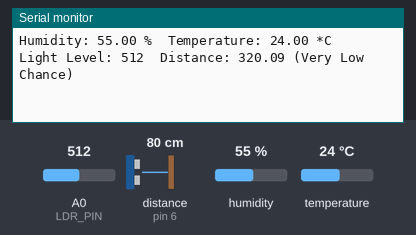
This sketch was run on a simulated Arduino Uno, built with avr-gcc and run on an emulated ATmega328P. Parts: the last lines printed to the serial monitor. Wiring (inferred from the names in the program): ultrasonic range finder: trigger pin 5; echo pin 6. The inputs (shaded band) are chosen by the test bench; at power-on: humidity 55 %, temperature 24 °C, A0 (LDR_PIN) = 512, distance to the obstacle (sensor on pin 6) 80 cm. The echo pulse lasts 58.3 µs per cm; WiFi joins after 1.5 s; servers stay silent unless stated.

Above: at 3.0 s.
3.1 s: humidity set to 69 %
At 4.4 s:
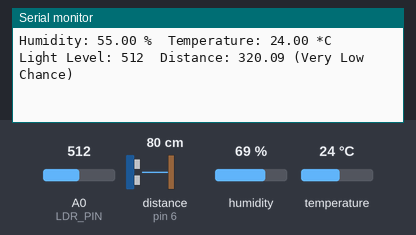
4.6 s: humidity set to 72 %
At 6.6 s:
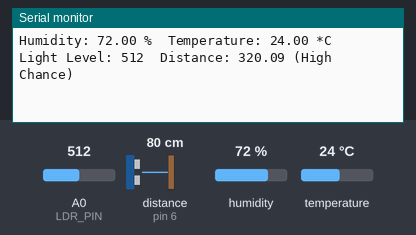
11.3 s: temperature set to 21 °C
At 12.6 s:
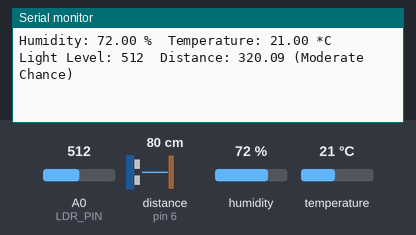
12.8 s: A0 (LDR_PIN) set to 490
At 14.2 s:
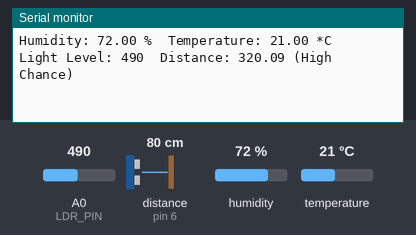
14.3 s: A0 (LDR_PIN) set to 515
At 15.6 s:
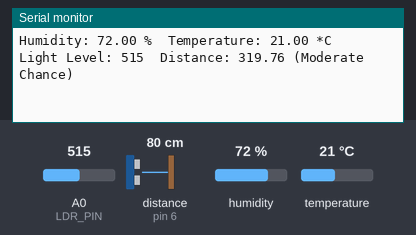

The sketch:

rain_prob.ino
```cpp
/*************************************************************
  Blynk Project: Smart Plant Monitoring
  Components: ESP8266, DHT11, Photoresistor, Distance Sensor
  Rain Probability Code has been adapted from https://github.com/voletibhaskar/Rain-Predictor-Arduino/blob/master/Algorithm
*************************************************************/

/* Fill-in information from Blynk Device Info here */

#define BLYNK_TEMPLATE_ID "TMPL2SNhGnC8k"
#define BLYNK_TEMPLATE_NAME "IOT Wifi Lights"
#define BLYNK_AUTH_TOKEN "y4LXaazg_znYVPCwHRY19HZWTkZ66X2J"

/* Comment this out to disable prints and save space */
#define BLYNK_PRINT Serial

#include <ESP8266_Lib.h>
#include <BlynkSimpleShieldEsp8266.h>
#include <DHT.h>
#include <SoftwareSerial.h>

// Your WiFi credentials
const char ssid[] = "Kingbob"; // replace with your wifi ssid
const char pass[] = "lilscooty"; // replace with your password

// Your ESP8266 baud rate
#define ESP8266_BAUD 9600

// Define pins and virtual pins
#define DHTPIN 4   // Pin which is connected to the DHT sensor
#define DHTTYPE DHT11   // DHT 11
#define LDR_PIN A0
#define DISTANCE_TRIG_PIN 5   // Define the TRIG pin of the distance sensor
#define DISTANCE_ECHO_PIN 6   // Define the ECHO pin of the distance sensor
#define TEMP_VPIN V0
#define HUMIDITY_VPIN V1
#define LIGHT_VPIN V2
#define DISTANCE_VPIN V4  // Virtual pin for distance sensor
#define RAIN_PROB_TEXT_VPIN V3 // Virtual pin for text

// Create instances
DHT dht(DHTPIN, DHTTYPE);
BlynkTimer timer;
SoftwareSerial EspSerial(2, 3); // RX, TX
ESP8266 wifi(&EspSerial);

void setup() {
  // Debug console
  Serial.begin(115200);

  // Set ESP8266 baud rate
  EspSerial.begin(ESP8266_BAUD);
  delay(10);

  Blynk.begin(BLYNK_AUTH_TOKEN, wifi, ssid, pass);

  dht.begin();

  // Initialize distance sensor pins
  pinMode(DISTANCE_TRIG_PIN, OUTPUT);
  pinMode(DISTANCE_ECHO_PIN, INPUT);

  // Setup functions to be called periodically
  timer.setInterval(1000L, readSensors);   // 1 second interval
}

void readSensors() {
  float h = dht.readHumidity();
  float t = dht.readTemperature(); // or dht.readTemperature(true) for Fahrenheit
  int lightLevel = analogRead(LDR_PIN);

  // Read distance
  long duration;
  float distance;

  digitalWrite(DISTANCE_TRIG_PIN, LOW);
  delayMicroseconds(2);
  digitalWrite(DISTANCE_TRIG_PIN, HIGH);
  delayMicroseconds(10);
  digitalWrite(DISTANCE_TRIG_PIN, LOW);

  duration = pulseIn(DISTANCE_ECHO_PIN, HIGH);
  distance = (duration / 2.0) * 0.0344; // Convert duration to distance in cm

  //Inverse the distance reading
  float maxDistance = 400.0; // Maximum expected distance in cm when drone is 400cm above ground//Change this number to dorne height above ground
  if (distance <= maxDistance) {
    distance = maxDistance - distance;
  } else {
    distance = 0; // Set to 0 if distance exceeds the max range
  }

  if (isnan(h) || isnan(t)) {
    Serial.println("Failed to read from DHT sensor!");
    return;
  }

  // Calculate rain probability and corresponding text
  String rainProbabilityText = "Very Low Chance"; // Default to very low chance
  int possibility = -1; // Default to very low chance
  if (h > 70.0) {
    if (t >= -0 && t < 10) { //0 is the freezing point of water therefore it is at the lower scale
      if (lightLevel < 500) { possibility = 3; rainProbabilityText = "Moderate Chance"; }
      else if (lightLevel < 700) { possibility = 2; rainProbabilityText = "Slight Chance"; }
      else if (lightLevel < 800) { possibility = 1; rainProbabilityText = "Low Chance"; }
      else if (lightLevel < 1000) { possibility = 0; rainProbabilityText = "Very Low Chance"; }
      else { possibility = -1; rainProbabilityText = "Very Low Chance"; }
    } else if (t >= 10 && t < 23) {
      if (lightLevel < 500) { possibility = 4; rainProbabilityText = "High Chance"; }
      else if (lightLevel < 700) { possibility = 3; rainProbabilityText = "Moderate Chance"; }
      else if (lightLevel < 800) { possibility = 2; rainProbabilityText = "Slight Chance"; }
      else if (lightLevel < 1000) { possibility = 1; rainProbabilityText = "Low Chance"; }
      else { possibility = 0; rainProbabilityText = "Very Low Chance"; }
    } else if (t >= 23 && t < 30) {
      if (lightLevel < 500) { possibility = 5; rainProbabilityText = "Very High Chance"; }
      else if (lightLevel < 700) { possibility = 4; rainProbabilityText = "High Chance"; }
      else if (lightLevel < 800) { possibility = 3; rainProbabilityText = "Moderate Chance"; }
      else if (lightLevel < 1000) { possibility = 1; rainProbabilityText = "Low Chance"; }
      else { possibility = 0; rainProbabilityText = "Very Low Chance"; }
    } else if (t >= 30) {
      if (lightLevel < 500) { possibility = 5; rainProbabilityText = "Very High Chance"; }
      else if (lightLevel < 700) { possibility = 4; rainProbabilityText = "High Chance"; }
      else if (lightLevel < 800) { possibility = 3; rainProbabilityText = "Moderate Chance"; }
      else if (lightLevel < 1000) { possibility = 1; rainProbabilityText = "Low Chance"; }
      else { possibility = 0; rainProbabilityText = "Very Low Chance"; }
    }
  } else if (h <= 65.0) {
    possibility = 0;
    rainProbabilityText = "Very Low Chance";
  }

  // Print data to Serial Monitor
  Serial.print("Humidity: ");
  Serial.print(h);
  Serial.print(" %\t");
  Serial.print("Temperature: ");
  Serial.print(t);
  Serial.print(" *C\t");
  Serial.print("Light Level: ");
  Serial.print(lightLevel);
  Serial.print("\tDistance: ");
  Serial.print(distance);
  //Serial.print(" cm\tRain Possibility: ");
  //Serial.print(possibility);
  Serial.print(" (");
  Serial.print(rainProbabilityText);
  Serial.println(")");

  // Send data to Blynk
  Blynk.virtualWrite(TEMP_VPIN, t);
  Blynk.virtualWrite(HUMIDITY_VPIN, h);
  Blynk.virtualWrite(LIGHT_VPIN, lightLevel);
  Blynk.virtualWrite(DISTANCE_VPIN, distance); // Send distance to Blynk
  Blynk.virtualWrite(RAIN_PROB_TEXT_VPIN, rainProbabilityText); // Send text to Blynk
}

void loop() {
  Blynk.run();
  timer.run();
}
```

Measured:
- the behaviour switches between 70 and 71 % on humidity (found by bisection; images 1 and 2)
- the behaviour switches between 23 and 22 °C on temperature (found by bisection; images 2 and 3)
- the behaviour switches between 499 and 500 on A0 (LDR_PIN) (found by bisection; images 4 and 5)
- after the input at 4.6 s, the serial monitor: prints a new line after 1.2 s (image 2)
- after the input at 11.3 s, the serial monitor: prints a new line after 0.54 s (image 3)
- after the input at 12.8 s, the serial monitor: prints a new line at once (image 4)
- after the input at 14.3 s, the serial monitor: prints a new line after 0.54 s (image 5)
